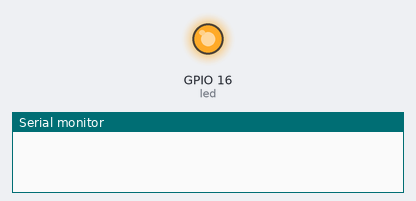
The program below on a simulated ESP32. On the bench: output pins drawn as LEDs (lit = HIGH), the last lines printed to the serial monitor.

Above: at 0.0 s.
At 1.1 s:
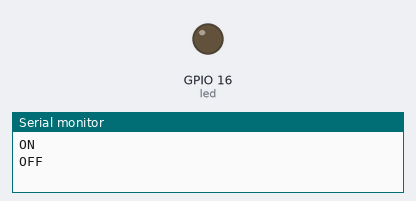
Timing chart, 0 to 2.6 s (numbered marks = the images above):
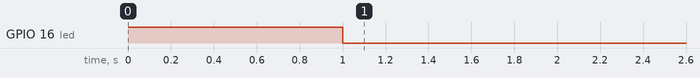

The program:

main.cpp
```cpp
#include <Arduino.h>


/* delete a task when finish,
this will never happen because this is infinity loop */


void funcion1(void * parameter)
{
#define led 16
pinMode(led, OUTPUT);

for(;;)
{
digitalWrite(led, HIGH);
Serial.println("ON");
delay(1000);
digitalWrite(led, LOW);
Serial.println("OFF");vTaskDelete (NULL);
delay(1000);

}

}

void setup()
{
Serial.begin(112500);

xTaskCreate(
funcion1, /* Task function. */
"FUNCION 1", /* name of task. */
10000, /* Stack size of task */
NULL, /* parameter of the task */
1, /* priority of the task */
NULL); /* Task handle to keep track of created task */
}


void loop()
{}
```

Measured:
- by itself, GPIO 16 (led): LOW → HIGH at 0.00 s, → LOW 1.0 s later
